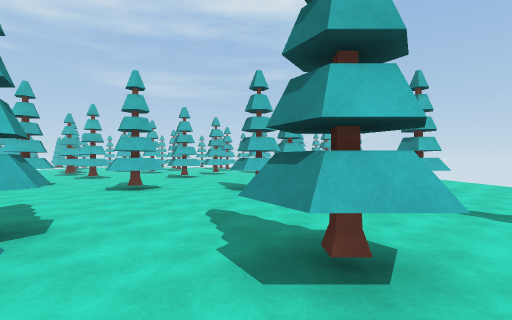
View 1 (above)

21 first-person views from a walk through a 3-D level made in the Unity game engine. The camera is 1.4 m above the floor, looks level and sees 85° across. The floor is counted in squares, 2 m on a side. Each view is taken from the middle of a square. On the plan, view 1 faces up. The plan holds only what a view shows up to about 9 squares ahead; the rest is blank. The place goes on beyond the plan. The player character is not drawn.

View 2
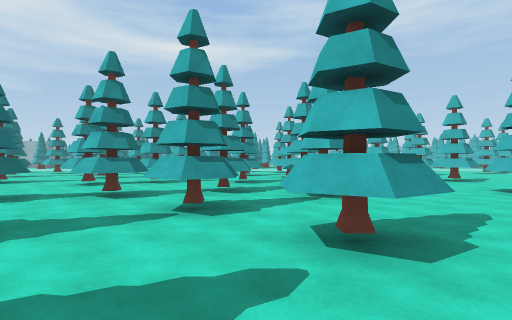

View 3
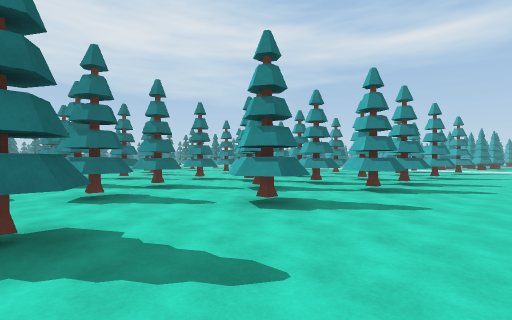

View 4
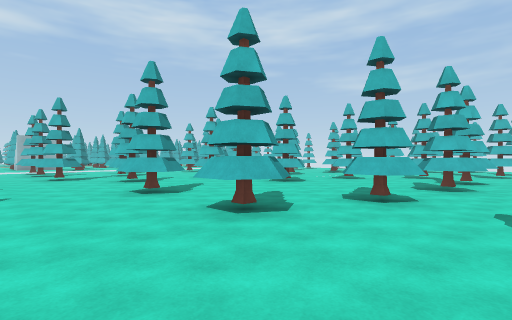

View 5
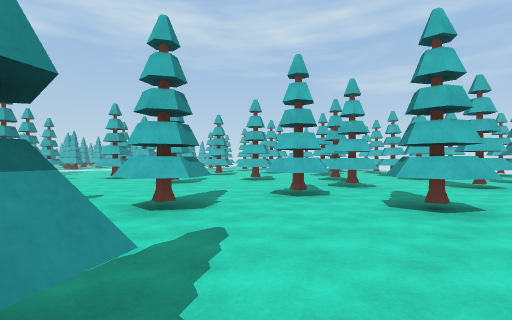

View 6
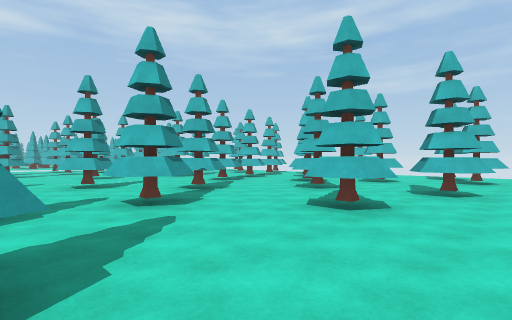

View 7
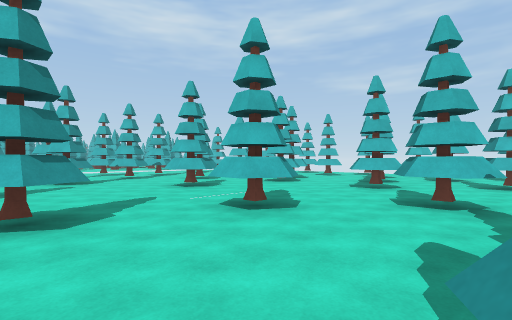

View 8
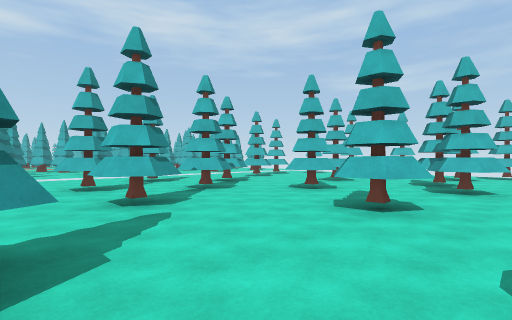

View 9
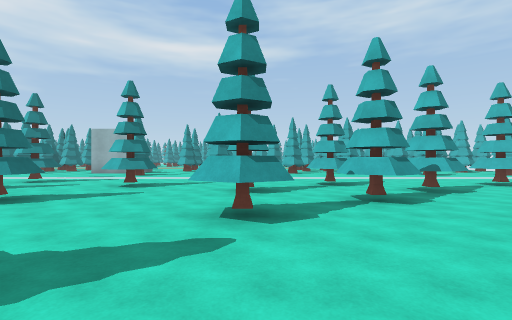

View 10
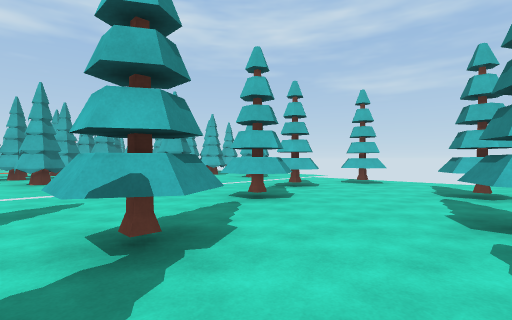

View 11
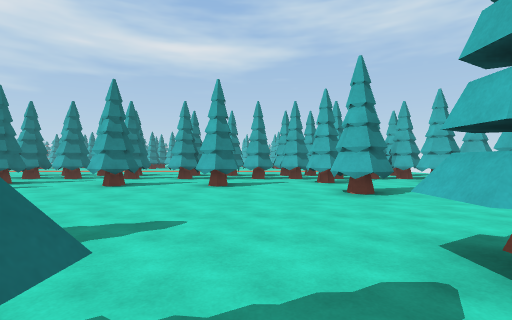

View 12
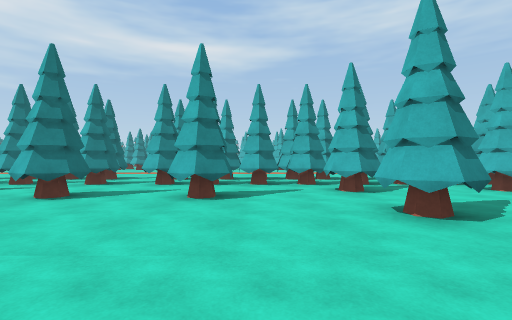

View 13
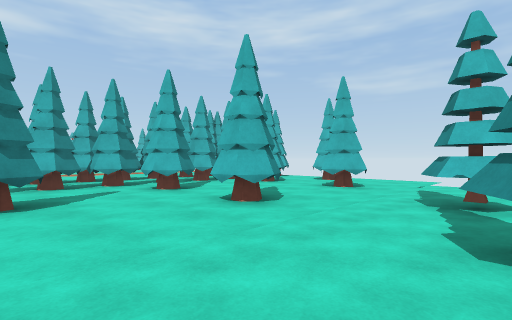

View 14
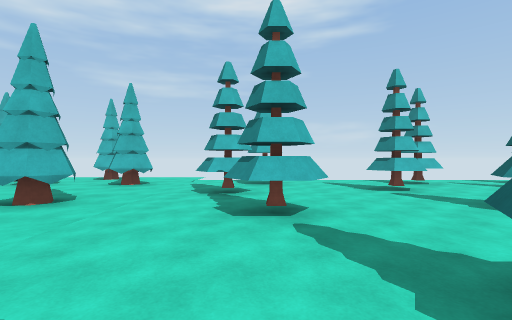

View 15
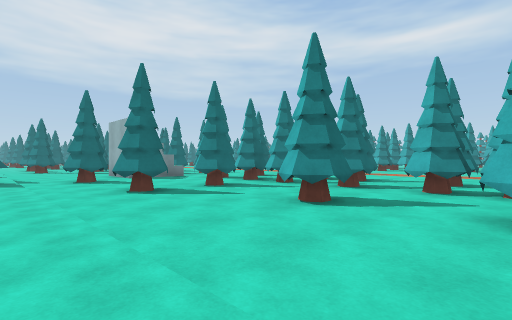

View 16
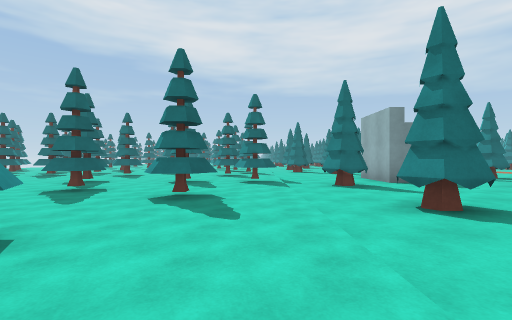

View 17
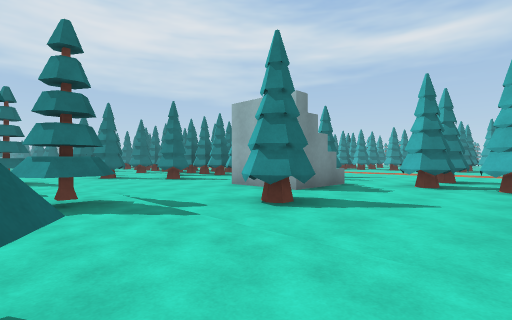

View 18
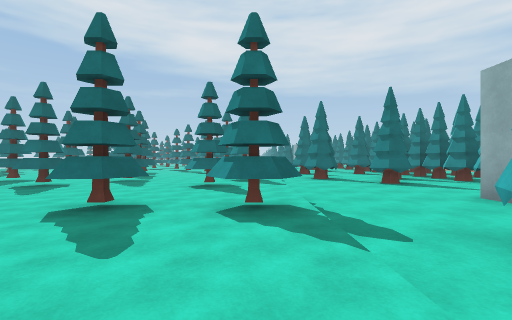

View 19
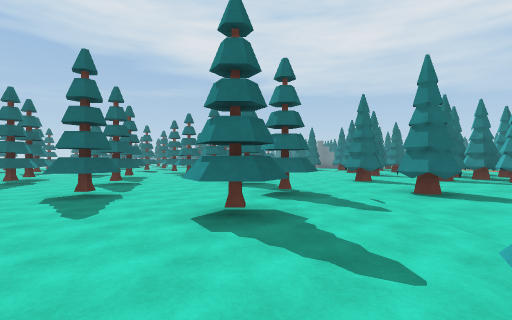

View 20
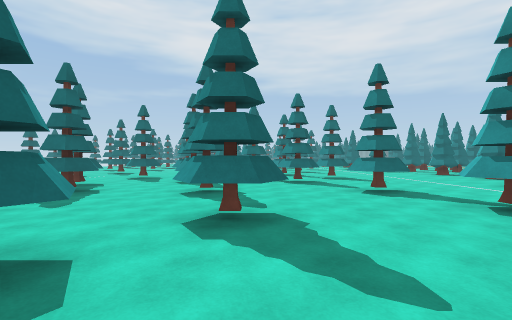

View 21
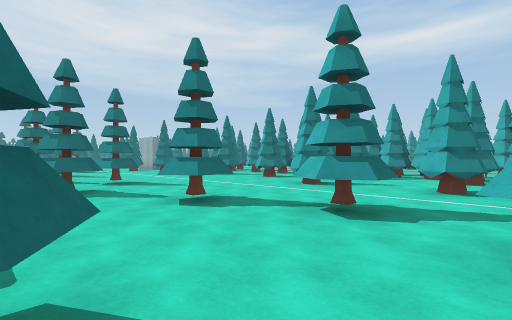

### Floor plan
Key: @ floor where view 1 was taken; # wall or solid block; x gap in a wall; . main floor; : floor 0.25 m higher than the main floor; / step, stairs or slope.
Columns run from 24 left of view 1 to 6 right of it. Each row starts with its distance up from view 1.
 25      :##:/. .... ..
 24     #::::/.#...##..
 23     ###:#/....##..
 22   # #::::/##.....          ..#
 21   #:#::::/...... ...  ... ##...
 20   #:###:#/.#...# .#.. #.##.....
 19   #:#::::/...................#.
 18   #:#::::/.........#..#...#....
 17   #:#:#::/..##..#..............
 16  :#:#::::/..............#...#..
 15  :x:::#::/.#..#...##...........
 14  :x:#::::/............#..##....
 13   #::::::/..##.##..............
 12   #:#:#x#/...............##.#..
 11    :#::://........#..#........
 10 :::::::::/.##....  ...........
  9 ::#:#::::/.##.#.. .......#.....
  8   ::::::#/....#.. #............
  7   :::##::/........#..#..#...#..
  6   ##  #::/#.#..##..............
  5       :::/....................
  4      ::::/...................
  3     #:#::/...........##......
  2     #::::/.#...##..####.##..#
  1   #:###:#/....##..####......
  0     #::::/##........ #.#@....
 -1     #::::/................##.
 -2     ###:#/.#...#..#..##.##...
 -3     # :::/..................
 -4        ::/.........#..# ..#
 -5       ##:/..##  #.....

Where each view was taken, in squares from view 1:
view 1: 0 up, 0 right, facing up
view 2: 1 up, 3 right, facing left
view 3: 5 up, 4 right, facing down-left
view 4: 4 up, 3 right, facing up-left
view 5: 7 up, 5 right, facing up-left
view 6: 12 up, 6 right, facing up-left
view 7: 11 up, 1 right, facing up-left
view 8: 11 up, 4 left, facing up-left
view 9: 13 up, 5 left, facing left
view 10: 16 up, 9 left, facing up-left
view 11: 18 up, 11 left, facing left
view 12: 18 up, 13 left, facing left
view 13: 17 up, 13 left, facing up-left
view 14: 16 up, 13 left, facing up
view 15: 17 up, 14 left, facing down-left
view 16: 15 up, 14 left, facing down
view 17: 11 up, 13 left, facing down-left
view 18: 10 up, 14 left, facing down
view 19: 6 up, 13 left, facing down
view 20: 4 up, 10 left, facing down
view 21: 2 up, 10 left, facing down-left
